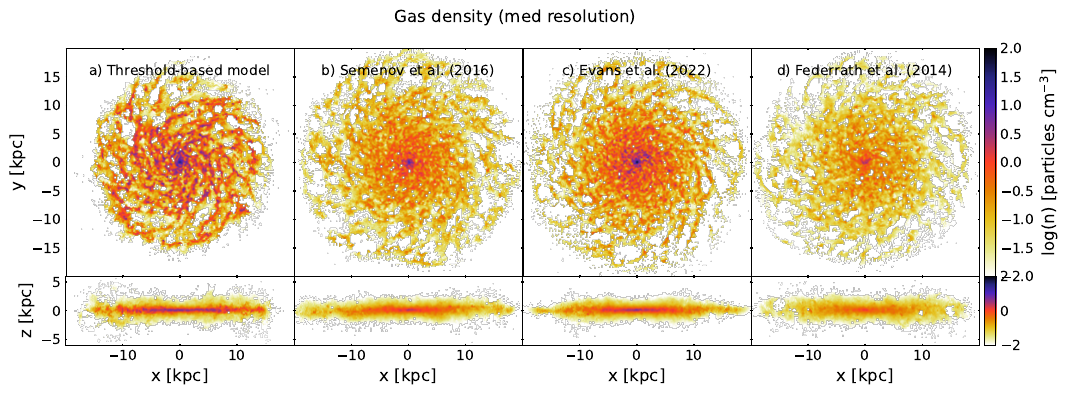

The Python source for this figure:
import pynbody
import matplotlib.pyplot as plt
from matplotlib import transforms
import numpy as np
from mpl_toolkits.axes_grid1 import make_axes_locatable
import matplotlib.gridspec as gd
from matplotlib import transforms
from pynbody import units
import pynbody.filt as f
import glob
import scipy.stats

plt.rc('axes', linewidth=0.5)
plt.rcParams['xtick.direction'] = 'in'
plt.rcParams['xtick.top'] = True
plt.rcParams['ytick.direction'] = 'in'
plt.rcParams['ytick.right'] = True
plt.rcParams['xtick.major.size'] = 1
plt.rcParams['xtick.major.width'] = 1
plt.rcParams['xtick.minor.size'] = 0.5
plt.rcParams['xtick.minor.width'] = 0.5
plt.rcParams['ytick.major.size'] = 1
plt.rcParams['ytick.major.width'] = 1
plt.rcParams['ytick.minor.size'] = 0.5
plt.rcParams['ytick.minor.width'] = 0.5
plt.rcParams['axes.edgecolor'] = 'k'
plt.rcParams['axes.axisbelow'] = True
plt.rcParams['legend.fancybox'] = True
plt.rcParams['legend.frameon'] = True
plt.rcParams['legend.shadow'] = False
plt.rcParams['legend.edgecolor'] = 'darkgray'
plt.rcParams['patch.linewidth'] = 0.5

key = []
x = []
y = []
surface_faceon = (60*60/400*units.kpc**2).in_units('cm**2') # 60 kpc * 60 kpc / 400 bins
surface_sideon = (4*60/400*units.kpc**2).in_units('cm**2') # 10 kpc * 60 kpc / 400 bins

def load_sim_faceon(mod):
    s_all = pynbody.load('../med'+'_'+mod+'_iso/' + 'med.01000')
    pynbody.analysis.angmom.faceon(s_all)
    s_all.physical_units()
    disk = f.LowPass('r', '30 kpc') & f.BandPass('z', '-5 kpc', '5 kpc')
    s_disk = s_all[disk]
    cold = f.LowPass('temp', '30000 K') # nur kaltes gas
    s = s_disk.g[cold]
    s.g['n'] = s.g['rho'].in_units('kg cm^-3')/(1.673*10**(-27))
    
    #key.append(s.g['mass'].in_units('kg')/(1.673*10**(-27)))
    key.append(s.g['n'])
    x.append(s.g['x'])
    y.append(s.g['y'])
    #print(mod, s.g['rho'].min(), s.g['rho'].max(), np.median(s.g['rho']))
    print(mod, s.g['n'].min(), s.g['n'].max(), np.median(s.g['n']))

def load_sim_sideon(mod):
    s_all = pynbody.load('../med'+'_'+mod+'_iso/' + 'med.01000')
    pynbody.analysis.angmom.sideon(s_all)
    s_all.physical_units()
    disk = f.LowPass('r', '30 kpc') & f.BandPass('z', '-5 kpc', '5 kpc')
    s_disk = s_all[disk]
    cold = f.LowPass('temp', '30000 K') # nur kaltes gas
    s = s_disk.g[cold]
    s.g['n'] = s.g['rho'].in_units('kg cm^-3')/(1.673*10**(-27))
    #key.append(s.g['mass'].in_units('kg')/(1.673*10**(-27)))
    key.append(s.g['n'])
    x.append(s.g['x'])
    y.append(s.g['y'])


model = ['master', 'semenov', 'evans', 'federrath']
for m in model:
    load_sim_faceon(m)
for m in model:    
    load_sim_sideon(m)

# Titel immer zu bearbeiten
titlelist = [r'a) Threshold-based model', r'b) Semenov et al. (2016)', r'c) Evans et al. (2022)', r'd) Federrath et al. (2014)', '', '', '', '',]

c

for n in range(8):
    # face-on
    if (n<4):
        ax = fig.add_subplot(gs0[n])
        #hist, xbin, ybin = np.histogram2d(x[n], y[n],weights=key[n], bins=400, range = ((-30, 30), (-30,30)))
        hist, xbin, ybin, binnum = scipy.stats.binned_statistic_2d(x[n], y[n], key[n], statistic='median', bins=400, range = ((-30, 30), (-30,30)))
        #im = ax.imshow(np.log10((hist/surface_faceon)/(4*units.kpc).in_units('cm')), extent=(-30,30,-30,30), cmap='CMRmap_r')#, vmin = -2, vmax = 5)
        im = ax.imshow(np.log10(hist), extent=(-30,30,-30,30), cmap='CMRmap_r', vmin = -2, vmax = 2)
        ax.set_xlim(-19.99, 19.99)
        ax.set_ylim(-19.99, 19.99)
        ax.text(0.5, 0.88, titlelist[n], horizontalalignment='center', transform=ax.transAxes)
        ax.set_xticklabels([])
        if (n == 3):
            divider = make_axes_locatable(ax)
            cax = divider.append_axes('right', size = '5%', pad = 0.05)
            fig.colorbar(im, cax = cax, orientation='vertical').set_label(label = r'log(n) [particles $\mathrm{cm}^{-3}$]', size=12)
        if (n == 0):
            ax.set_ylabel('y [kpc]', fontsize = 12)

        else:
            ax.set_yticklabels([])

    # side-on
    if (n>3): 
        ax = fig.add_subplot(gs0[n])
        base = plt.gca().transData
        rot = transforms.Affine2D().rotate_deg(90)
        hist, xbin, ybin, binnum = scipy.stats.binned_statistic_2d(x[n], y[n], key[n], statistic='median', bins=400, range = ((-30, 30), (-30,30)))
        #hist, xbin, ybin = np.histogram2d(x[n], y[n],weights=key[n], bins=400, range = ((-30, 30), (-30,30)))
        #im = ax.imshow(np.log10((hist/surface_sideon)/(360*units.kpc).in_units('cm')), extent=(-30,30,-30,30), cmap='CMRmap_r', transform = rot+base)#, vmin = -2, vmax = 5)
        im = ax.imshow(np.log10(hist), extent=(-30,30,-30,30), cmap='CMRmap_r', transform = rot+base, vmin = -2, vmax = 2)
        ax.set_aspect(1./ax.get_data_ratio())
        ax.set_xlim(-19.99, 19.99)
        ax.set_ylim(-5.99, 5.99)
        ax.set_xlabel('x [kpc]', fontsize = 12)        
        if (n == 7):
            divider = make_axes_locatable(ax)
            cax = divider.append_axes('right', size = '5%', pad = 0.05)
            fig.colorbar(im, cax = cax, orientation='vertical')

        if (n == 4):    
            ax.set_ylabel('z [kpc]', fontsize = 12)
        
        else:
            ax.set_yticklabels([])


fig.suptitle('Gas density (med resolution)')
plt.savefig('density_all_med.pdf', bbox_inches='tight')
plt.clf()

